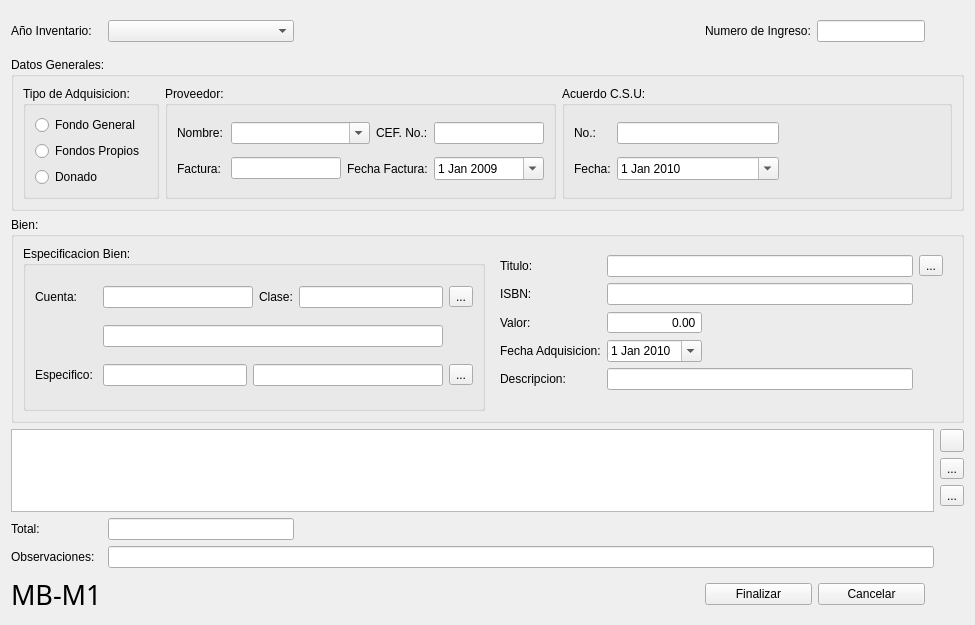
<?xml version="1.0" encoding="UTF-8"?>
<ui version="4.0">
 <class>IngresoBienesBiblio</class>
 <widget class="QWidget" name="IngresoBienesBiblio">
  <property name="windowModality">
   <enum>Qt::ApplicationModal</enum>
  </property>
  <property name="geometry">
   <rect>
    <x>0</x>
    <y>0</y>
    <width>975</width>
    <height>625</height>
   </rect>
  </property>
  <property name="minimumSize">
   <size>
    <width>975</width>
    <height>625</height>
   </size>
  </property>
  <property name="maximumSize">
   <size>
    <width>88888</width>
    <height>88888</height>
   </size>
  </property>
  <property name="windowTitle">
   <string>Ingreso de Bienes - Materiales Bibliografico</string>
  </property>
  <layout class="QGridLayout" name="gridLayout">
   <item row="1" column="0" colspan="8">
    <widget class="QGroupBox" name="groupBox_3">
     <property name="title">
      <string>Datos Generales: </string>
     </property>
     <layout class="QGridLayout" name="gridLayout_6">
      <item row="0" column="0">
       <widget class="QGroupBox" name="groupBox">
        <property name="title">
         <string>Tipo de Adquisicion:</string>
        </property>
        <layout class="QVBoxLayout" name="verticalLayout">
         <item>
          <widget class="QRadioButton" name="fondoGeneral">
           <property name="text">
            <string>Fondo General</string>
           </property>
          </widget>
         </item>
         <item>
          <widget class="QRadioButton" name="fondosPropios">
           <property name="text">
            <string>Fondos Propios</string>
           </property>
          </widget>
         </item>
         <item>
          <widget class="QRadioButton" name="donado">
           <property name="text">
            <string>Donado</string>
           </property>
          </widget>
         </item>
        </layout>
       </widget>
      </item>
      <item row="0" column="1">
       <widget class="QGroupBox" name="groupBox_2">
        <property name="title">
         <string>Proveedor: </string>
        </property>
        <layout class="QGridLayout" name="gridLayout_2">
         <item row="0" column="0">
          <widget class="QLabel" name="label">
           <property name="text">
            <string>Nombre:</string>
           </property>
          </widget>
         </item>
         <item row="0" column="1" colspan="2">
          <widget class="QComboBox" name="nombreProveedor">
           <property name="editable">
            <bool>true</bool>
           </property>
          </widget>
         </item>
         <item row="0" column="3">
          <widget class="QLabel" name="label_20">
           <property name="text">
            <string>CEF. No.:</string>
           </property>
          </widget>
         </item>
         <item row="0" column="4">
          <widget class="QLineEdit" name="CEF">
           <property name="maxLength">
            <number>8</number>
           </property>
          </widget>
         </item>
         <item row="1" column="0">
          <widget class="QLabel" name="label_2">
           <property name="text">
            <string>Factura: </string>
           </property>
          </widget>
         </item>
         <item row="1" column="1">
          <widget class="QLineEdit" name="noFactura">
           <property name="maxLength">
            <number>20</number>
           </property>
          </widget>
         </item>
         <item row="1" column="2" colspan="2">
          <widget class="QLabel" name="label_3">
           <property name="text">
            <string>Fecha Factura:</string>
           </property>
          </widget>
         </item>
         <item row="1" column="4">
          <widget class="QDateEdit" name="fechaFactura">
           <property name="calendarPopup">
            <bool>true</bool>
           </property>
           <property name="date">
            <date>
             <year>2009</year>
             <month>1</month>
             <day>1</day>
            </date>
           </property>
          </widget>
         </item>
        </layout>
       </widget>
      </item>
      <item row="0" column="2">
       <widget class="QGroupBox" name="groupBox_4">
        <property name="title">
         <string>Acuerdo C.S.U: </string>
        </property>
        <layout class="QGridLayout" name="gridLayout_7">
         <item row="0" column="0">
          <widget class="QLabel" name="label_6">
           <property name="text">
            <string>No.:</string>
           </property>
          </widget>
         </item>
         <item row="0" column="1">
          <widget class="QLineEdit" name="numeroAcuerdoCSU">
           <property name="maxLength">
            <number>15</number>
           </property>
          </widget>
         </item>
         <item row="1" column="0">
          <widget class="QLabel" name="label_7">
           <property name="text">
            <string>Fecha:</string>
           </property>
          </widget>
         </item>
         <item row="1" column="1">
          <widget class="QDateEdit" name="fechaAcuerdo">
           <property name="calendarPopup">
            <bool>true</bool>
           </property>
           <property name="date">
            <date>
             <year>2010</year>
             <month>1</month>
             <day>1</day>
            </date>
           </property>
          </widget>
         </item>
         <item row="0" column="2">
          <spacer name="horizontalSpacer_6">
           <property name="orientation">
            <enum>Qt::Horizontal</enum>
           </property>
           <property name="sizeHint" stdset="0">
            <size>
             <width>40</width>
             <height>20</height>
            </size>
           </property>
          </spacer>
         </item>
        </layout>
       </widget>
      </item>
     </layout>
    </widget>
   </item>
   <item row="3" column="0" rowspan="4" colspan="7">
    <widget class="QTableWidget" name="tablaBienes"/>
   </item>
   <item row="3" column="7">
    <widget class="QToolButton" name="botonAgregarBien">
     <property name="toolTip">
      <string>Agregar Bien</string>
     </property>
     <property name="text">
      <string/>
     </property>
     <property name="icon">
      <iconset resource="../ContablesPrincipal.qrc">
       <normaloff>:/iconos/mas.png</normaloff>:/iconos/mas.png</iconset>
     </property>
    </widget>
   </item>
   <item row="4" column="7">
    <widget class="QToolButton" name="botonEliminarBien">
     <property name="toolTip">
      <string>Eliminar Bien</string>
     </property>
     <property name="text">
      <string>...</string>
     </property>
     <property name="icon">
      <iconset resource="../ContablesPrincipal.qrc">
       <normaloff>:/iconos/menos.png</normaloff>:/iconos/menos.png</iconset>
     </property>
    </widget>
   </item>
   <item row="5" column="7">
    <widget class="QToolButton" name="nuevoBien">
     <property name="toolTip">
      <string>Nuevo Bien</string>
     </property>
     <property name="text">
      <string>...</string>
     </property>
     <property name="icon">
      <iconset resource="../ContablesPrincipal.qrc">
       <normaloff>:/iconos/filenew.png</normaloff>:/iconos/filenew.png</iconset>
     </property>
    </widget>
   </item>
   <item row="10" column="0">
    <widget class="QLabel" name="label_21">
     <property name="font">
      <font>
       <family>Impact</family>
       <pointsize>20</pointsize>
      </font>
     </property>
     <property name="text">
      <string>MB-M1</string>
     </property>
    </widget>
   </item>
   <item row="10" column="6">
    <widget class="QWidget" name="widget_3" native="true">
     <layout class="QHBoxLayout" name="horizontalLayout_2">
      <item>
       <widget class="QPushButton" name="finalizarTransaccion">
        <property name="text">
         <string>Finalizar</string>
        </property>
       </widget>
      </item>
      <item>
       <widget class="QPushButton" name="cancelar">
        <property name="text">
         <string>Cancelar</string>
        </property>
       </widget>
      </item>
     </layout>
    </widget>
   </item>
   <item row="9" column="0">
    <widget class="QLabel" name="label_17">
     <property name="text">
      <string>Observaciones:</string>
     </property>
    </widget>
   </item>
   <item row="7" column="0">
    <widget class="QLabel" name="label_16">
     <property name="text">
      <string>Total:</string>
     </property>
    </widget>
   </item>
   <item row="7" column="1">
    <widget class="QLineEdit" name="totalIngreso">
     <property name="readOnly">
      <bool>true</bool>
     </property>
    </widget>
   </item>
   <item row="9" column="1" colspan="6">
    <widget class="QLineEdit" name="observaciones">
     <property name="maxLength">
      <number>148</number>
     </property>
    </widget>
   </item>
   <item row="7" column="6">
    <spacer name="horizontalSpacer_3">
     <property name="orientation">
      <enum>Qt::Horizontal</enum>
     </property>
     <property name="sizeHint" stdset="0">
      <size>
       <width>40</width>
       <height>20</height>
      </size>
     </property>
    </spacer>
   </item>
   <item row="7" column="3">
    <spacer name="horizontalSpacer_4">
     <property name="orientation">
      <enum>Qt::Horizontal</enum>
     </property>
     <property name="sizeHint" stdset="0">
      <size>
       <width>40</width>
       <height>20</height>
      </size>
     </property>
    </spacer>
   </item>
   <item row="7" column="2">
    <spacer name="horizontalSpacer_5">
     <property name="orientation">
      <enum>Qt::Horizontal</enum>
     </property>
     <property name="sizeHint" stdset="0">
      <size>
       <width>40</width>
       <height>20</height>
      </size>
     </property>
    </spacer>
   </item>
   <item row="2" column="0" colspan="8">
    <widget class="QGroupBox" name="groupBox_5">
     <property name="title">
      <string>Bien:</string>
     </property>
     <layout class="QGridLayout" name="gridLayout_4">
      <item row="0" column="1">
       <widget class="QWidget" name="widget_2" native="true">
        <layout class="QGridLayout" name="gridLayout_5">
         <item row="0" column="0">
          <widget class="QLabel" name="label_10">
           <property name="text">
            <string>Titulo:</string>
           </property>
          </widget>
         </item>
         <item row="1" column="0">
          <widget class="QLabel" name="label_18">
           <property name="text">
            <string>ISBN:</string>
           </property>
          </widget>
         </item>
         <item row="1" column="1" colspan="2">
          <widget class="QLineEdit" name="isbn">
           <property name="readOnly">
            <bool>true</bool>
           </property>
          </widget>
         </item>
         <item row="2" column="0">
          <widget class="QLabel" name="label_15">
           <property name="text">
            <string>Valor:</string>
           </property>
          </widget>
         </item>
         <item row="3" column="0">
          <widget class="QLabel" name="label_14">
           <property name="text">
            <string>Fecha Adquisicion:</string>
           </property>
          </widget>
         </item>
         <item row="4" column="0">
          <widget class="QLabel" name="label_12">
           <property name="text">
            <string>Descripcion:</string>
           </property>
          </widget>
         </item>
         <item row="4" column="1" colspan="2">
          <widget class="QLineEdit" name="descripcion">
           <property name="readOnly">
            <bool>true</bool>
           </property>
          </widget>
         </item>
         <item row="2" column="1">
          <widget class="QDoubleSpinBox" name="valorBien">
           <property name="locale">
            <locale language="Spanish" country="ElSalvador"/>
           </property>
           <property name="wrapping">
            <bool>false</bool>
           </property>
           <property name="frame">
            <bool>true</bool>
           </property>
           <property name="alignment">
            <set>Qt::AlignRight|Qt::AlignTrailing|Qt::AlignVCenter</set>
           </property>
           <property name="buttonSymbols">
            <enum>QAbstractSpinBox::NoButtons</enum>
           </property>
           <property name="specialValueText">
            <string/>
           </property>
           <property name="keyboardTracking">
            <bool>true</bool>
           </property>
           <property name="maximum">
            <double>10000000.000000000000000</double>
           </property>
          </widget>
         </item>
         <item row="2" column="2">
          <spacer name="horizontalSpacer">
           <property name="orientation">
            <enum>Qt::Horizontal</enum>
           </property>
           <property name="sizeHint" stdset="0">
            <size>
             <width>40</width>
             <height>20</height>
            </size>
           </property>
          </spacer>
         </item>
         <item row="0" column="1" colspan="2">
          <widget class="QLineEdit" name="titulo"/>
         </item>
         <item row="3" column="1">
          <widget class="QDateEdit" name="fechaAdquisicion">
           <property name="calendarPopup">
            <bool>true</bool>
           </property>
           <property name="date">
            <date>
             <year>2010</year>
             <month>1</month>
             <day>1</day>
            </date>
           </property>
          </widget>
         </item>
         <item row="3" column="2">
          <spacer name="horizontalSpacer_2">
           <property name="orientation">
            <enum>Qt::Horizontal</enum>
           </property>
           <property name="sizeHint" stdset="0">
            <size>
             <width>40</width>
             <height>20</height>
            </size>
           </property>
          </spacer>
         </item>
         <item row="0" column="3">
          <widget class="QToolButton" name="buscarTitulo">
           <property name="text">
            <string>...</string>
           </property>
          </widget>
         </item>
        </layout>
       </widget>
      </item>
      <item row="0" column="0" rowspan="3">
       <widget class="QGroupBox" name="groupBox_6">
        <property name="title">
         <string>Especificacion Bien:</string>
        </property>
        <layout class="QGridLayout" name="gridLayout_3">
         <item row="0" column="0">
          <widget class="QLabel" name="label_8">
           <property name="text">
            <string>Cuenta: </string>
           </property>
          </widget>
         </item>
         <item row="0" column="1" colspan="2">
          <widget class="QLineEdit" name="numeroCuenta">
           <property name="readOnly">
            <bool>true</bool>
           </property>
          </widget>
         </item>
         <item row="0" column="3">
          <widget class="QLabel" name="label_9">
           <property name="text">
            <string>Clase:</string>
           </property>
          </widget>
         </item>
         <item row="0" column="4">
          <widget class="QLineEdit" name="nombreClase">
           <property name="maxLength">
            <number>3</number>
           </property>
          </widget>
         </item>
         <item row="1" column="1" colspan="4">
          <widget class="QLineEdit" name="cuentaAsignada">
           <property name="readOnly">
            <bool>true</bool>
           </property>
          </widget>
         </item>
         <item row="2" column="0">
          <widget class="QLabel" name="label_19">
           <property name="text">
            <string>Especifico: </string>
           </property>
          </widget>
         </item>
         <item row="2" column="2" colspan="3">
          <widget class="QLineEdit" name="nombreEspecifico">
           <property name="readOnly">
            <bool>true</bool>
           </property>
          </widget>
         </item>
         <item row="0" column="5">
          <widget class="QToolButton" name="buscarCuentaInventario">
           <property name="text">
            <string>...</string>
           </property>
          </widget>
         </item>
         <item row="2" column="5">
          <widget class="QToolButton" name="buscarEspecifico">
           <property name="text">
            <string>...</string>
           </property>
          </widget>
         </item>
         <item row="2" column="1">
          <widget class="QLineEdit" name="numEspecifico"/>
         </item>
        </layout>
       </widget>
      </item>
     </layout>
    </widget>
   </item>
   <item row="0" column="6">
    <widget class="QWidget" name="widget" native="true">
     <layout class="QHBoxLayout" name="horizontalLayout">
      <item>
       <widget class="QLabel" name="label_4">
        <property name="text">
         <string>Numero de Ingreso:</string>
        </property>
       </widget>
      </item>
      <item>
       <widget class="QLineEdit" name="numeroIngreso"/>
      </item>
     </layout>
    </widget>
   </item>
   <item row="0" column="0">
    <widget class="QLabel" name="label_5">
     <property name="text">
      <string>Año Inventario:</string>
     </property>
    </widget>
   </item>
   <item row="0" column="1">
    <widget class="QComboBox" name="anioInventario"/>
   </item>
  </layout>
 </widget>
 <resources>
  <include location="../ContablesPrincipal.qrc"/>
 </resources>
 <connections/>
</ui>
